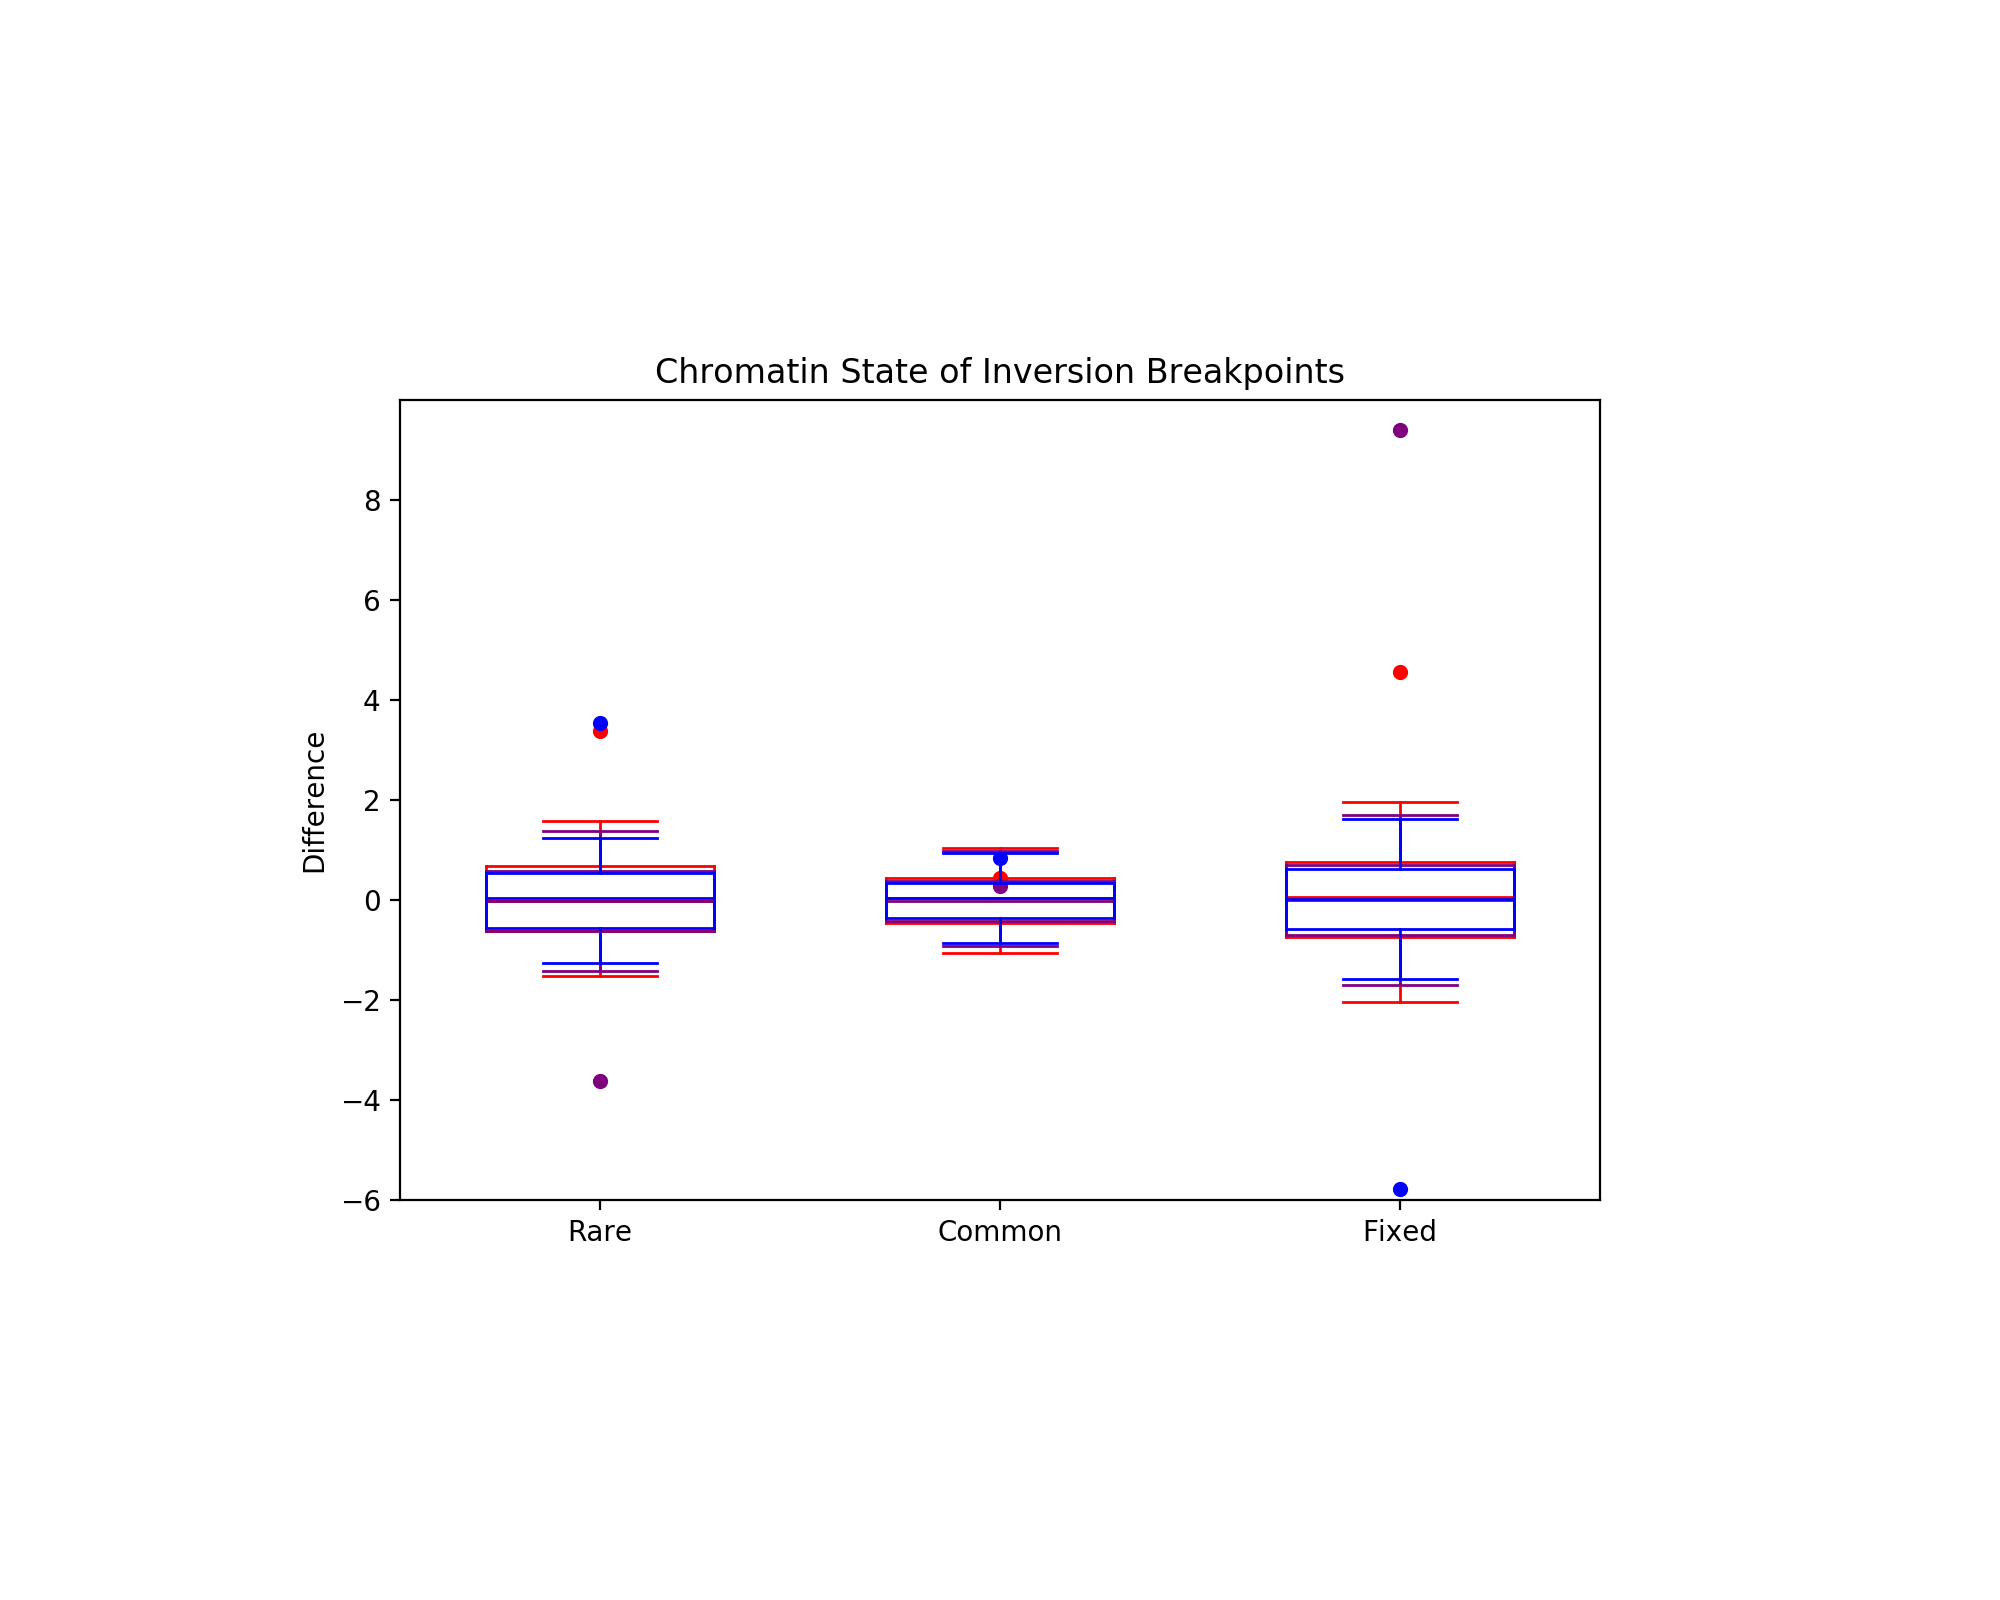

The script that saved this image:
#!/usr/bin/env python3

#import
import argparse
import numpy as np
import matplotlib.pyplot as plt
import pandas as pd
import random
import statistics as st
from chromatin_script import chromatin, pixelate, tandem_dup, getchrom, sumchrom, makedist, chrombinary, GFFRead
#define functions/classes
chromlen = {'2L':23515712, '2R':25288936, '3L':25288936, '3R':32081331, 'X':23544271, '4':1830000} #values as of DM6 assembly, chr 2/3/X only for first testing, chr4 an estimate

def argparser():
    parser = argparse.ArgumentParser()
    parser.add_argument('-v', '--verbose', type = bool, help = "Set to True to print status updates. Default True", default = True)
    #add args
    parser.add_argument('-f', '--file', help = 'path to input inversion data.', default = '../common_inv_all.txt')
    parser.add_argument('-c', '--chromatin', help = 'path to input chromatin data.', default = '../droso_chromatin_r6.gff3')
    parser.add_argument('-x', '--fixed', help = 'path to fixed inversion data.', default = '../fixed_inv_2.txt')
    args = parser.parse_args()
    return args

def build_expected(crdata, pixels):
    def makefake(crdata, pixels, factor = 10):
        fakecr = []
        for entry in np.array(crdata):
            for f in range(0,factor):
                nent = [e for e in entry]
                nent[2] = random.choice(range(0,chromlen[entry[0]] - abs(int(entry[3])-int(entry[2]))))
                nent[3] = nent[2] + abs(int(entry[3])-int(entry[2]))
                fakecr.append(nent)
        fcr = pd.DataFrame(fakecr)
        fcr.columns = crdata.columns
        chrodist= makedist(np.array(fcr), pixels)
        fcr.loc[:,range(1,10)] = chrodist
        trinvec = chrombinary(np.array(fcr.loc[:,range(1,10)]))
        rerep = {k:0 for k in set(trinvec)}
        for v in trinvec:
            rerep[v] += 1
        trinvec = pd.DataFrame(trinvec)
        trinvec.columns = ["Activity"]
        fcr['Activity'] = trinvec['Activity']
        return fcr

    perm_exp = {i:[] for i in range(0,9)}
    for p in range(0,1000):
        fcr = makefake(crdata, pixels)
        farrays = {'freq':[], 'act':[], 'count':[]}
        for ftype in ['Rare','Common','Fixed']:
            bpdat = fcr.loc[fcr['Freq'] == ftype]
            for atype in ['Active','Mixed','Inactive']:
                bpdat2 = bpdat.loc[bpdat['Activity'] == atype]
                farrays['freq'].append(ftype)
                farrays['act'].append(atype)
                farrays['count'].append(len(bpdat2))
        #divide all numbers by the factor 10 to get the expected values of each category
        exp = []
        for e in farrays['count']:
            exp.append(e/10)

        for i,e in enumerate(exp):
            perm_exp[i].append(e)
    #use means to build dif, calculate standard deviations
    #calcualate differents and add to arrays object, then graph the differences
    edif = []
    stds = []
    for i,v in perm_exp.items():
        mean_exp = st.mean(v)
        edif.append(mean_exp)
        stds.append(st.stdev(v))

    #convert to differences from the mean?
    perm_dif = {}
    means = []
    for i,v in perm_exp.items():
        mean = st.mean(v)
        means.append(mean)
        nv = []
        for p in v:
            nv.append(p-mean)
        perm_dif[i] = nv
    return perm_dif, means
    # #apply data labeling
    # cats = {0:['Rare','Active'],
    #         1:['Rare','Mixed'],
    #         2:['Rare','Inactive'],
    #         3:['Common','Active'],
    #         4:['Common','Mixed'],
    #         5:['Common','Inactive'],
    #         6:['Fixed','Active'],
    #         7:['Fixed','Mixed'],
    #         8:['Fixed','Inactive']
    #     }
    # freqv=[]
    # actv=[]
    # countv=[]
    # for i,v in perm_dif.items():
    #     for p in v:
    #         freqv.append(cats[i][0])
    #         actv.append(cats[i][1])
    #         countv.append(p)
    # return freqv, countv, actv

def draw_box(xval, ydist, panel, width, color = 'black'):
    order = sorted(ydist)
    fifth = np.percentile(order, 5)
    twentyfifth = np.percentile(order, 25)
    half = np.percentile(order, 50)
    seventyfifth = np.percentile(order, 75)
    ninetyfifth = np.percentile(order, 95)
    panel.plot([xval-width/2,xval+width/2],[fifth,fifth], color = color, linewidth = 1)
    panel.plot([xval,xval],[fifth, twentyfifth], color = color, linewidth = 1)
    panel.plot([xval-width,xval+width],[twentyfifth,twentyfifth], color = color, linewidth = 1)
    panel.plot([xval-width,xval-width],[twentyfifth,half], color = color, linewidth = 1)
    panel.plot([xval+width,xval+width],[twentyfifth,half], color = color, linewidth = 1)
    panel.plot([xval-width,xval+width],[half,half], color = color, linewidth = 1)
    panel.plot([xval-width,xval-width],[half, seventyfifth], color = color, linewidth = 1)
    panel.plot([xval+width,xval+width],[half, seventyfifth], color = color, linewidth = 1)
    panel.plot([xval-width,xval+width],[seventyfifth,seventyfifth], color = color, linewidth = 1)
    panel.plot([xval,xval],[seventyfifth, ninetyfifth], color = color, linewidth = 1)
    panel.plot([xval-width/2,xval+width/2],[ninetyfifth,ninetyfifth], color = color, linewidth = 1)
    return panel

def main():
    args = argparser()
    
    #read in the data
    with open(args.file, 'r') as crinf:
    
        #read in the .tsv file with inversion coordinates and frequencies
        common_rares = []
        for entry in crinf.readlines()[1:]:
            spent = entry.strip().split()
            try:
                if len(spent) >= 9:
                    invid = spent[0]
                    chrom = invid[3:5]
                    rare = spent[1]
                    if chrom[1] == ')':
                        chrom = chrom[0]
                    if spent[3][0] == 'P' or spent[3][0] == 'C':
                        common_rares.append([chrom, invid, spent[4], spent[5], rare])
                    else:
                        common_rares.append([chrom, invid, spent[3], spent[4], rare])
                else:
                    common_rares.append([chrom, invid, spent[0], spent[1], rare])
            except IndexError:
                continue
        #define a dataframe that will contain the break data for the rest of the analysis
    crdata = pd.DataFrame(common_rares[:-3])
    crdata.columns = ['Chro','Label','Forward','Reverse','Freq']
    dups = tandem_dup(crdata)
    dups = pd.DataFrame(dups)
    dups.columns = ["TanDup"]
    crdata = pd.concat([crdata, dups], 1)
    fixed_singles = []
    with open(args.fixed, 'r') as fixinv:
        for entry in fixinv.readlines():
            spent = entry.strip().split()
            #need a unique identifier for each one.
            if len(spent) == 9:
                invid = spent[0]
                fixed_singles.append([spent[1], invid, spent[6], spent[7], spent[8]])
            else:
                fixed_singles.append([spent[0], invid, spent[5], spent[6], spent[7]])
    fixed_singles = pd.DataFrame(fixed_singles)
    fixed_singles.columns = ['Chro','Label','Forward','Reverse','TanDup']
    fixed_singles['Freq'] = 'Fixed'
    fixed_singles = fixed_singles.drop(19)
    crdata = pd.concat([crdata, fixed_singles], ignore_index = True, sort = True)
    crdata = crdata[['Chro','Label','Forward','Reverse','Freq','TanDup']]
    
    gff = GFFRead(args.chromatin)[1]
    nines = []
    for entry in gff:
        if int(entry[4][3]) == 9:
            nines.append([entry[0][:2]] + entry[1:4] + ['9_state'])
    #analysis proceeds with only nine-state data from this point; uses nine-state to determine active/inactive/mixed status of region.    
    test = chromatin(nines)
    pixels = pixelate(test.chrom, 10000)
    chrodist= makedist(np.array(crdata), pixels)
    crdata = pd.concat([crdata, chrodist], 1)

    trinvec = chrombinary(np.array(crdata.loc[:,range(1,10)]))
    # print(trinvec)
    trinvec = pd.DataFrame(trinvec)
    trinvec.columns = ["Activity"]
    crdata = pd.concat([crdata, trinvec], 1)
    if args.verbose:
        print("Inversion and Chromatin Data read")

    pdifs, means = build_expected(crdata, pixels)
    arrays = {'freq':[], 'act':[], 'count':[]}
    for ftype in ['Rare','Common','Fixed']:
        bpdat = crdata.loc[crdata['Freq'] == ftype]
        for atype in ['Active','Mixed','Inactive']:
            bpdat2 = bpdat.loc[bpdat['Activity'] == atype]
            arrays['freq'].append(ftype)
            arrays['act'].append(atype)
            arrays['count'].append(len(bpdat2))
    nvs = []
    # typeconv = {'Rare':0,'Common':1,"Fixed":2}
    for i in range(len(arrays['count'])):
        nv = arrays['count'][i] - means[i]
        nvs.append(nv)
    if args.verbose:
        print("Permutations Complete")
    #pdifs is indexed with values 0-8
    #0=Rare/Active, 1=Rare/Mixed, 2=Rare/Inactive... etc until 8=Fixed/Inactive (rare-common-fixed/active-mixed-inactive)

    #set up figure structure
    plt.figure(figsize=[10,8])
    panel1 = plt.axes([1/5,1/4,3/5,1/2])
    plt.title('Chromatin State of Inversion Breakpoints')
    panel1.set_ylabel('Difference')
    panel1.set_ylim(-6,10)
    panel1.set_yticks(list(range(-6,10,2)))
    panel1.set_xlim(-.5,2.5)
    panel1.set_xticks([0,1,2])
    panel1.set_xticklabels(["Rare","Common","Fixed"])
    colors = {0:'red',1:'purple',2:'blue',
        3:'red',4:'purple',5:'blue',
        6:'red',7:'purple',8:'blue'}
    for xval in [0,1,2]:
        for i in [0,1,2]:
            pdi = xval*3+i
            panel1 = draw_box(xval,pdifs[pdi],panel1,2/7,colors[pdi])
            panel1.scatter(x=[xval],y=[nvs[pdi]],s=20,color=colors[pdi])
    
    # plt.autoscale()
    
    # plt.show()
    plt.savefig('figure_s3.png',dpi=200)

if __name__ == "__main__":
    main()